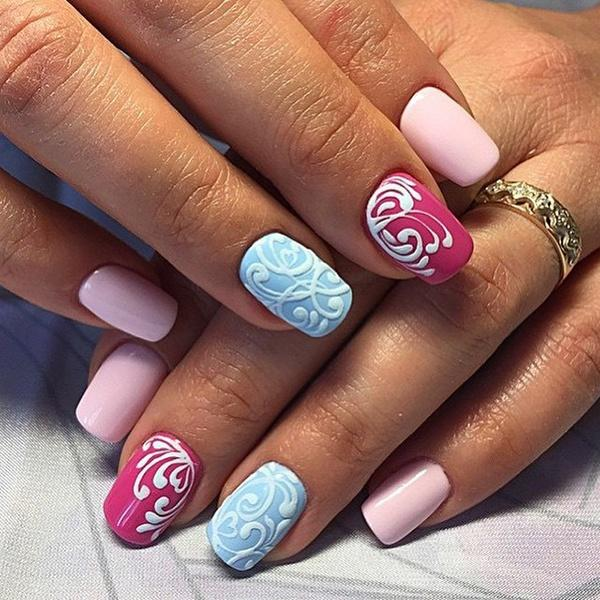
#> input picture I/1.jpg, 600 x 600 px; its folder holds only this picture in this run
$ python matching.py
#> lines starting #> are read from the running program, lines starting #| are printed output that depends on the picture
#http://docs.opencv.org/3.0-beta/doc/py_tutorials/py_feature2d/py_matcher/py_matcher.html

from matplotlib import pyplot as plt
import glob

import cv2
for imagePath in glob.glob("I/*"):

    img2 = cv2.imread(imagePath, 0)          # queryImage
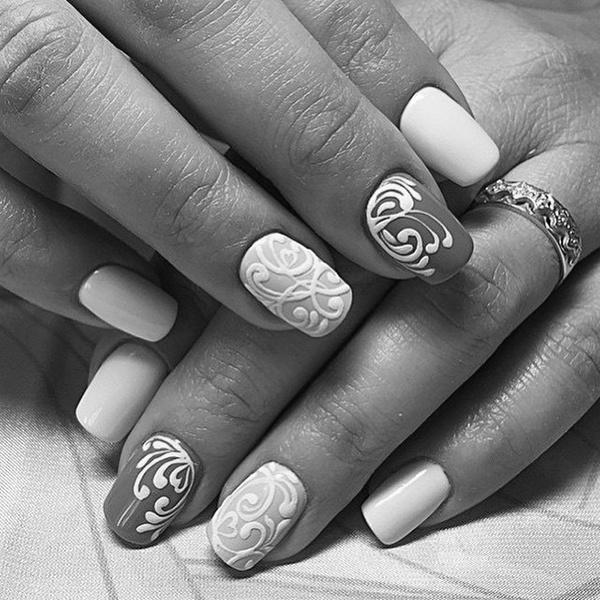
#> img2: shape (600, 600); min 0, max 255, mean 126
    img1 = cv2.imread('nail_types.jpg', 0) # trainImage
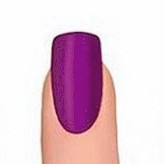
#> input picture nail_types.jpg, 164 x 164 px
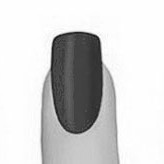
#> img1: shape (164, 164); min 23, max 255, mean 210.2


    # Initiate SIFT detector
    sift = cv2.xfeatures2d.SIFT_create()

    # find the keypoints and descriptors with SIFT
    kp1, des1 = sift.detectAndCompute(img1,None)
#> kp1 = 35 keypoints; strongest (x, y, size): (78, 77, 50.5), (60, 43, 12.6), (60, 36, 1.9), (87, 34, 1.9)
    kp2, des2 = sift.detectAndCompute(img2,None)
#> kp2 = 1266 keypoints; strongest (x, y, size): (549, 204, 2.2), (545, 218, 1.9), (557, 213, 2.2), (546, 224, 1.9)

    # FLANN parameters
    FLANN_INDEX_KDTREE = 0
    index_params = dict(algorithm = FLANN_INDEX_KDTREE, trees = 5)
    search_params = dict(checks=50)   # or pass empty dictionary

    flann = cv2.FlannBasedMatcher(index_params,search_params)

    matches = flann.knnMatch(des2,k=3)
#> matches = ()

    # Need to draw only good matches, so create a mask
    matchesMask = [[0,0] for i in range(len(matches))]
#> matchesMask = []

    # ratio test as per Lowe's paper
    for i,(m,n) in enumerate(matches):
        if m.distance < 0.7*n.distance:
            matchesMask[i]=[1,0]
#> this loop made 0 passes

    draw_params = dict(matchColor = (0,255,0),
                       singlePointColor = (255,0,0),
                       matchesMask = matchesMask,
                       flags = 0)
#> draw_params = {'matchColor': (0, 255, 0), 'singlePointColor': (255, 0, 0), 'matchesMask': [], 'flags': 0}

    img3 = cv2.drawMatchesKnn(img1,kp1,img2,kp2,matches,None,**draw_params)
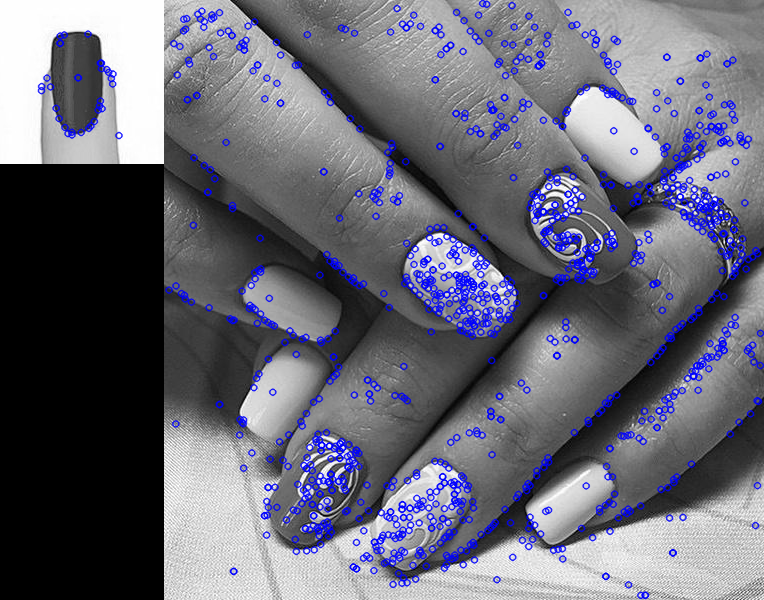
#> img3: shape (600, 764, 3); mean of channels 0, 1, 2 117.5, 104.2, 104.2; drawn as B, G, R

    plt.imshow(img3,),plt.show()
